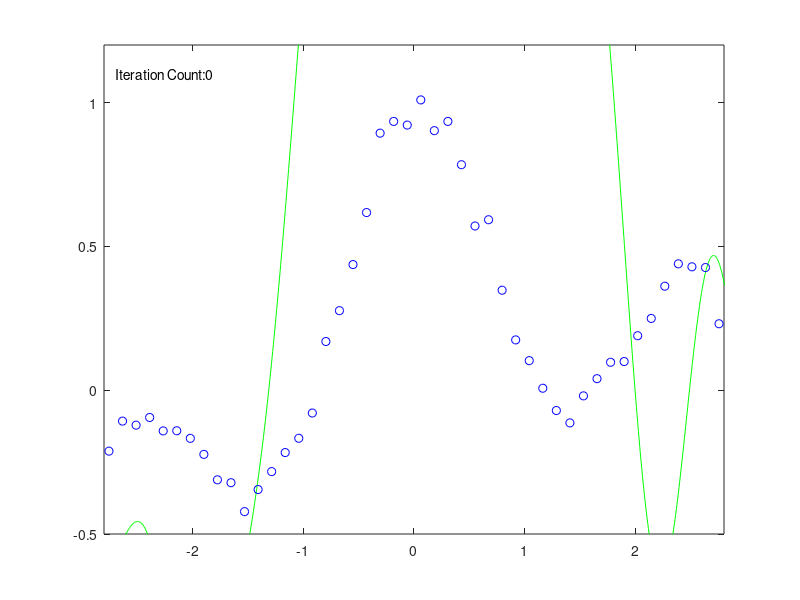

MATLAB code for this plot: (Note: this script raises an error after producing the figure.)
function eg03_2_gif(n, N)
    % init
    rng(0, 'v5uniform'); rng(0, 'v5normal');
    % recommended, use it in future instead of
    % rand('state', 0); randn('state', 0);
    if nargin < 2
        n = 50; N = 1000;
    end

    % constant
    x = linspace(-3, 3, n)';
    X = linspace(-3, 3, N)';
    pix = pi * x;
    y = sin(pix) ./ pix + 0.1 * x + 0.05 * randn(n, 1);

    % frame id
    getRand = @(a, b, m)(unique(randi([a, b], 1, m)));
    frame = [1, getRand(2, 10, 8), getRand(11, 21, 2), ...
        getRand(22, 42, 3), getRand(43, 85, 3), getRand(86, 171, 4), ...
        getRand(182, 343, 5), getRand(344, 687, 7), getRand(688, 1375, 8), ...
        getRand(1376, 2750, 11), getRand(2751, 5500, 13), ...
        getRand(5501, 11000, 16), getRand(11001, 22000, 20) ...
    ];
    framelength = length(frame);

    % plot preparation
    figure('Name', 'example 3-2 gif', 'Visible', 'off'); clf;

    % iteration parameter
    hh = 2 * 0.3 * 0.3;
    K = exp(-(repmat(X .^ 2, 1, n) + repmat((x .^ 2)', N, 1) - 2 * X * x') / hh);
    t0 = randn(n, 1);
    e = 0.1;
    eps = 1e-6;
    id = 0;

    figure('Visible', 'off');
    plot(X, K * t0, 'g-', x, y, 'bo');
    xlim([-2.8, 2.8]); ylim([-0.5, 1.2]);
    text(-2.7, 1.1, strcat('Iteration Count: ', num2str(id)));
    im = frame2im(getframe);
    [Data, map] = rgb2ind(im, 256);
    imwrite(Data, map, 'eg03_2_C_anime.gif', 'gif', ...
        'Loopcount', 0, 'DelayTime', 0.05);
    id = id + 1;
    % iteration, plot data within iteration
    for o = 1 : n * 1000
        index = ceil(rand * n);
        ki = exp(-(x - x(index)) .^ 2 / hh);
        t = t0 - e * ki * (ki' * t0 - y(index));
        if norm(t - t0) < eps, break, end
        t0 = t;
        if (id > framelength), continue, end
        if (frame(id) == o)
            figure('Visible', 'off');
            plot(X, K * t, 'g-', x, y, 'bo');
            xlim([-2.8, 2.8]); ylim([-0.5, 1.2]);
            text(-2.7, 1.1, strcat('Iteration Count: ', num2str(frame(id))));
            im = frame2im(getframe);
            [Data, map] = rgb2ind(im, 256);
            imwrite(Data, map, 'eg03_2_C_anime.gif', 'gif', ...
                'WriteMode', 'append', 'DelayTime', 0.05);
            id = id + 1;
        end
    end

    % plot final iteration result
    figure('Visible', 'off');
    plot(X, K * t, 'g-', x, y, 'bo');
    xlim([-2.8, 2.8]); ylim([-0.5, 1.2]);
    text(-2.7, 1.1, strcat('Iteration Count: ', num2str(o)));
    im = frame2im(getframe);
    [Data, map] = rgb2ind(im, 256);
    imwrite(Data, map, 'eg03_2_C_anime.gif', 'gif', 'WriteMode', 'append', 'DelayTime', 0.05);